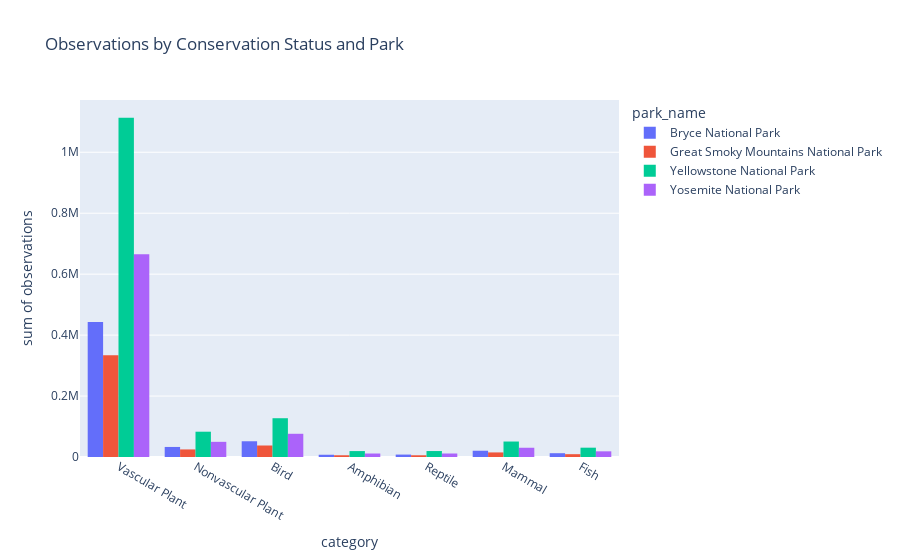

Notebook source saved alongside this figure:
### Markdown cell above
## 8.Observations by Conservation Status and Park

### Code cell
fig = px.histogram(wildlife, x='category', y='observations', color='park_name',
                    barmode='group', title='Observations by Conservation Status and Park')
fig.show()

### Figure 1 — Plotly figure (JSON) as saved in the notebook; plotly's stock layout.template omitted (floating-point values rounded to 4 significant figures; data arrays with more than 128 entries replaced by an {"elided": "..."} marker saying what was removed)
{"data": [{"alignmentgroup": "True", "bingroup": "x", "histfunc": "sum", "hovertemplate": "park_name=Bryce National Park<br>category=%{x}<br>sum of observations=%{y}<extra></extra>", "legendgroup": "Bryce National Park", "marker": {"color": "#636efa", "pattern": {"shape": ""}}, "name": "Bryce National Park", "offsetgroup": "Bryce National Park", "orientation": "v", "showlegend": true, "type": "histogram", "x": {"elided": "5541 str values"}, "xaxis": "x", "y": {"elided": "5541 int values"}, "yaxis": "y"}, {"alignmentgroup": "True", "bingroup": "x", "histfunc": "sum", "hovertemplate": "park_name=Great Smoky Mountains National Park<br>category=%{x}<br>sum of observations=%{y}<extra></extra>", "legendgroup": "Great Smoky Mountains National Park", "marker": {"color": "#EF553B", "pattern": {"shape": ""}}, "name": "Great Smoky Mountains National Park", "offsetgroup": "Great Smoky Mountains National Park", "orientation": "v", "showlegend": true, "type": "histogram", "x": {"elided": "5541 str values"}, "xaxis": "x", "y": {"elided": "5541 int values"}, "yaxis": "y"}, {"alignmentgroup": "True", "bingroup": "x", "histfunc": "sum", "hovertemplate": "park_name=Yellowstone National Park<br>category=%{x}<br>sum of observations=%{y}<extra></extra>", "legendgroup": "Yellowstone National Park", "marker": {"color": "#00cc96", "pattern": {"shape": ""}}, "name": "Yellowstone National Park", "offsetgroup": "Yellowstone National Park", "orientation": "v", "showlegend": true, "type": "histogram", "x": {"elided": "5541 str values"}, "xaxis": "x", "y": {"elided": "5541 int values"}, "yaxis": "y"}, {"alignmentgroup": "True", "bingroup": "x", "histfunc": "sum", "hovertemplate": "park_name=Yosemite National Park<br>category=%{x}<br>sum of observations=%{y}<extra></extra>", "legendgroup": "Yosemite National Park", "marker": {"color": "#ab63fa", "pattern": {"shape": ""}}, "name": "Yosemite National Park", "offsetgroup": "Yosemite National Park", "orientation": "v", "showlegend": true, "type": "histogram", "x": {"elided": "5541 str values"}, "xaxis": "x", "y": {"elided": "5541 int values"}, "yaxis": "y"}], "layout": {"barmode": "group", "legend": {"title": {"text": "park_name"}, "tracegroupgap": 0}, "title": {"text": "Observations by Conservation Status and Park"}, "xaxis": {"anchor": "y", "domain": [0, 1], "title": {"text": "category"}}, "yaxis": {"anchor": "x", "domain": [0, 1], "title": {"text": "sum of observations"}}}}
